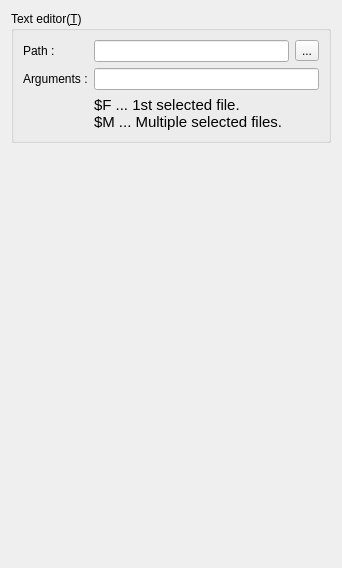
     <widget class="QWidget" name="externalAppTab">
      <attribute name="title">
       <string>External application(&amp;X)</string>
      </attribute>
      <layout class="QVBoxLayout" name="verticalLayout_3">
       <item>
        <widget class="QGroupBox" name="textEditorGroupBox">
         <property name="title">
          <string>Text editor(&amp;T)</string>
         </property>
         <layout class="QGridLayout" name="gridLayout_22" columnstretch="0,1,0,0">
          <item row="1" column="0">
           <widget class="QLabel" name="textEditorArgsLabel">
            <property name="text">
             <string>Arguments :</string>
            </property>
           </widget>
          </item>
          <item row="0" column="3">
           <widget class="QToolButton" name="textEditorSelectButton">
            <property name="text">
             <string>...</string>
            </property>
           </widget>
          </item>
          <item row="0" column="0">
           <widget class="QLabel" name="textEditorPathLabel">
            <property name="text">
             <string>Path : </string>
            </property>
           </widget>
          </item>
          <item row="1" column="1" colspan="3">
           <widget class="QLineEdit" name="textEditorArgsLineEdit"/>
          </item>
          <item row="0" column="1" colspan="2">
           <widget class="QLineEdit" name="textEditorPathLineEdit"/>
          </item>
          <item row="2" column="1">
           <widget class="QLabel" name="textEditorExampleLabel">
            <property name="font">
             <font>
              <pointsize>11</pointsize>
             </font>
            </property>
            <property name="text">
             <string>$F ... 1st selected file.&lt;br /&gt;$M ... Multiple selected files.</string>
            </property>
           </widget>
          </item>
         </layout>
        </widget>
       </item>
       <item>
        <spacer name="verticalSpacer_5">
         <property name="orientation">
          <enum>Qt::Vertical</enum>
         </property>
         <property name="sizeHint" stdset="0">
          <size>
           <width>20</width>
           <height>414</height>
          </size>
         </property>
        </spacer>
       </item>
      </layout>
     </widget>
